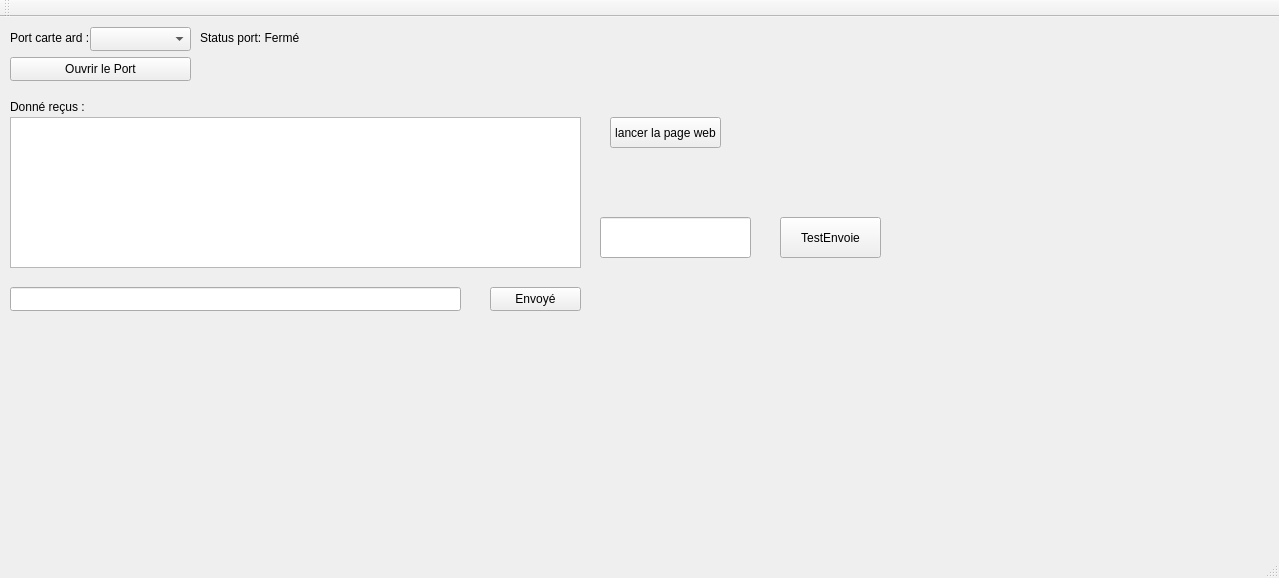
<?xml version="1.0" encoding="UTF-8"?>
<ui version="4.0">
 <class>Projet_physiqueClass</class>
 <widget class="QMainWindow" name="Projet_physiqueClass">
  <property name="geometry">
   <rect>
    <x>0</x>
    <y>0</y>
    <width>1279</width>
    <height>578</height>
   </rect>
  </property>
  <property name="windowTitle">
   <string>Projet_physique</string>
  </property>
  <widget class="QWidget" name="centralWidget">
   <widget class="QLabel" name="label">
    <property name="geometry">
     <rect>
      <x>10</x>
      <y>10</y>
      <width>81</width>
      <height>21</height>
     </rect>
    </property>
    <property name="text">
     <string>Port carte ard :</string>
    </property>
   </widget>
   <widget class="QComboBox" name="comboBox_port">
    <property name="geometry">
     <rect>
      <x>90</x>
      <y>10</y>
      <width>101</width>
      <height>24</height>
     </rect>
    </property>
   </widget>
   <widget class="QPushButton" name="pushButton_port">
    <property name="geometry">
     <rect>
      <x>10</x>
      <y>40</y>
      <width>181</width>
      <height>24</height>
     </rect>
    </property>
    <property name="text">
     <string>Ouvrir le Port</string>
    </property>
   </widget>
   <widget class="QLabel" name="label_status">
    <property name="geometry">
     <rect>
      <x>200</x>
      <y>10</y>
      <width>141</width>
      <height>21</height>
     </rect>
    </property>
    <property name="text">
     <string>Status port: Fermé</string>
    </property>
   </widget>
   <widget class="QLabel" name="label_2">
    <property name="geometry">
     <rect>
      <x>10</x>
      <y>80</y>
      <width>91</width>
      <height>20</height>
     </rect>
    </property>
    <property name="text">
     <string>Donné reçus : </string>
    </property>
   </widget>
   <widget class="QTextEdit" name="textEdit_donnees">
    <property name="geometry">
     <rect>
      <x>10</x>
      <y>100</y>
      <width>571</width>
      <height>151</height>
     </rect>
    </property>
   </widget>
   <widget class="QLineEdit" name="lineEdit_envoi">
    <property name="geometry">
     <rect>
      <x>10</x>
      <y>270</y>
      <width>451</width>
      <height>24</height>
     </rect>
    </property>
   </widget>
   <widget class="QPushButton" name="pushButton_envoyer">
    <property name="geometry">
     <rect>
      <x>490</x>
      <y>270</y>
      <width>91</width>
      <height>24</height>
     </rect>
    </property>
    <property name="text">
     <string>Envoyé</string>
    </property>
   </widget>
   <widget class="QLineEdit" name="lineEdit_TestEnvoie">
    <property name="geometry">
     <rect>
      <x>600</x>
      <y>200</y>
      <width>151</width>
      <height>41</height>
     </rect>
    </property>
   </widget>
   <widget class="QPushButton" name="TestEnvoie">
    <property name="geometry">
     <rect>
      <x>780</x>
      <y>200</y>
      <width>101</width>
      <height>41</height>
     </rect>
    </property>
    <property name="text">
     <string>TestEnvoie</string>
    </property>
   </widget>
   <widget class="QLabel" name="InfoConnection2">
    <property name="geometry">
     <rect>
      <x>430</x>
      <y>10</y>
      <width>151</width>
      <height>21</height>
     </rect>
    </property>
    <property name="text">
     <string/>
    </property>
   </widget>
   <widget class="QLabel" name="labelServer">
    <property name="geometry">
     <rect>
      <x>430</x>
      <y>40</y>
      <width>151</width>
      <height>21</height>
     </rect>
    </property>
    <property name="text">
     <string/>
    </property>
   </widget>
   <widget class="QPushButton" name="Pageweb">
    <property name="geometry">
     <rect>
      <x>610</x>
      <y>100</y>
      <width>111</width>
      <height>31</height>
     </rect>
    </property>
    <property name="text">
     <string>lancer la page web</string>
    </property>
   </widget>
  </widget>
  <widget class="QMenuBar" name="menuBar">
   <property name="geometry">
    <rect>
     <x>0</x>
     <y>0</y>
     <width>1279</width>
     <height>20</height>
    </rect>
   </property>
  </widget>
  <widget class="QToolBar" name="mainToolBar">
   <attribute name="toolBarArea">
    <enum>TopToolBarArea</enum>
   </attribute>
   <attribute name="toolBarBreak">
    <bool>false</bool>
   </attribute>
  </widget>
  <widget class="QStatusBar" name="statusBar"/>
 </widget>
 <layoutdefault spacing="6" margin="11"/>
 <resources>
  <include location="Projet_physique.qrc"/>
 </resources>
 <connections>
  <connection>
   <sender>pushButton_port</sender>
   <signal>clicked()</signal>
   <receiver>Projet_physiqueClass</receiver>
   <slot>onOpenPortButtonClicked()</slot>
   <hints>
    <hint type="sourcelabel">
     <x>100</x>
     <y>89</y>
    </hint>
    <hint type="destinationlabel">
     <x>302</x>
     <y>288</y>
    </hint>
   </hints>
  </connection>
  <connection>
   <sender>pushButton_envoyer</sender>
   <signal>clicked()</signal>
   <receiver>Projet_physiqueClass</receiver>
   <slot>onSendMessageButtonClicked()</slot>
   <hints>
    <hint type="sourcelabel">
     <x>535</x>
     <y>319</y>
    </hint>
    <hint type="destinationlabel">
     <x>302</x>
     <y>288</y>
    </hint>
   </hints>
  </connection>
  <connection>
   <sender>TestEnvoie</sender>
   <signal>clicked()</signal>
   <receiver>Projet_physiqueClass</receiver>
   <slot>onDisplayButtonMessageClicked()</slot>
   <hints>
    <hint type="sourcelabel">
     <x>830</x>
     <y>258</y>
    </hint>
    <hint type="destinationlabel">
     <x>639</x>
     <y>288</y>
    </hint>
   </hints>
  </connection>
  <connection>
   <sender>Pageweb</sender>
   <signal>clicked()</signal>
   <receiver>Projet_physiqueClass</receiver>
   <slot>onDisplayButtonPageWebClicked()</slot>
   <hints>
    <hint type="sourcelabel">
     <x>665</x>
     <y>152</y>
    </hint>
    <hint type="destinationlabel">
     <x>639</x>
     <y>288</y>
    </hint>
   </hints>
  </connection>
 </connections>
 <slots>
  <slot>onSerialPortReadyRead()</slot>
  <slot>onSendMessageButtonClicked()</slot>
  <slot>onOpenPortButtonClicked()</slot>
  <slot>onDisplayButtonMessageClicked()</slot>
  <slot>onDisplayButtonConnectionClicked()</slot>
  <slot>onSocketConnected()</slot>
  <slot>onSocketDisconnected()</slot>
  <slot>onDisplayButtonEnvoyerClicked()</slot>
  <slot>onServerNewConnection()</slot>
  <slot>onClientReadyRead()</slot>
  <slot>onClientDisconnected()</slot>
  <slot>onSocketTextMessageReceived()</slot>
  <slot>onDisplayButtonAfficheWBClicked()</slot>
  <slot>onDisplayButtonPageWebClicked()</slot>
 </slots>
</ui>
